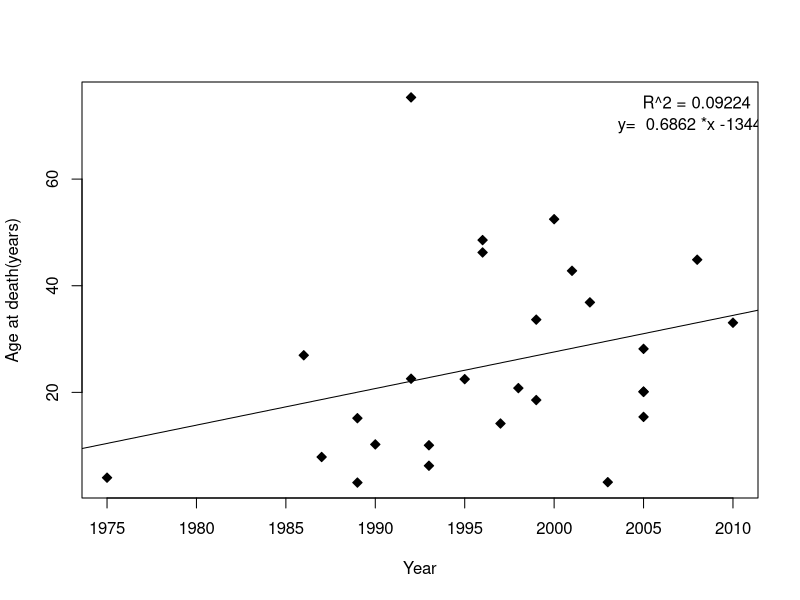

The R source for this figure:
## ---- chunk 1
knitr::opts_chunk$set(echo = TRUE, fig.path="../figs/")
## ---- chunk 2
survival <- read.csv("../data/M_Type_A_survival.csv")
## ---- chunk 3
mean(survival$Age.at.death)
median(survival$Age.at.death)
lm.reg <- lm(Age.at.death~Year.of.death,data=survival)
plot(survival$Year.of.death,survival$Age.at.death,pch=23,bg="black",ylab="Age at death(years)",xlab="Year")
abline(lm.reg)
legend("topright", bty="n", legend=paste("R^2 =", 
format(summary(lm.reg)$r.squared, digits=4)))
text(2003,70,paste("y= ", round(lm.reg$coef[2],4), "*x",round(lm.reg$coef[1],4)), pos=4, cex=1)
text(1965, 80, "b", cex=3)
